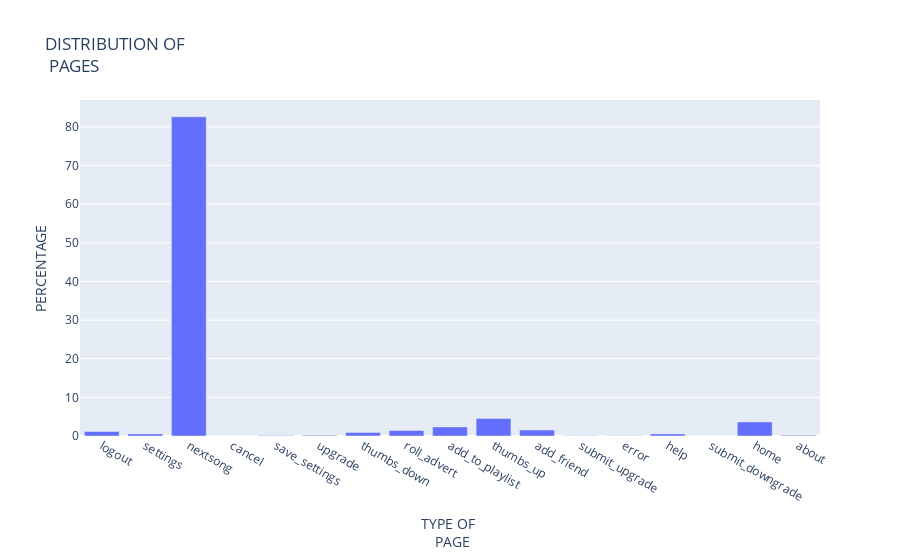

Notebook cell for this chart:
### Code cell
page_dist(pages)

### Figure 1 — Plotly figure (JSON) as saved in the notebook; plotly's stock layout.template omitted (floating-point values rounded to 4 significant figures)
{"data": [{"type": "bar", "x": ["logout", "settings", "nextsong", "cancel", "save_settings", "upgrade", "thumbs_down", "roll_advert", "add_to_playlist", "thumbs_up", "add_friend", "submit_upgrade", "error", "help", "submit_downgrade", "home", "about"], "y": [1.17, 0.55, 82.63, 0.02, 0.11, 0.18, 0.92, 1.42, 2.36, 4.55, 1.55, 0.06, 0.09, 0.53, 0.02, 3.65, 0.18]}], "layout": {"title": {"text": "DISTRIBUTION OF <br> PAGES"}, "xaxis": {"automargin": true, "title": {"text": "TYPE OF <br> PAGE"}}, "yaxis": {"automargin": true, "title": {"text": "PERCENTAGE"}}}}
